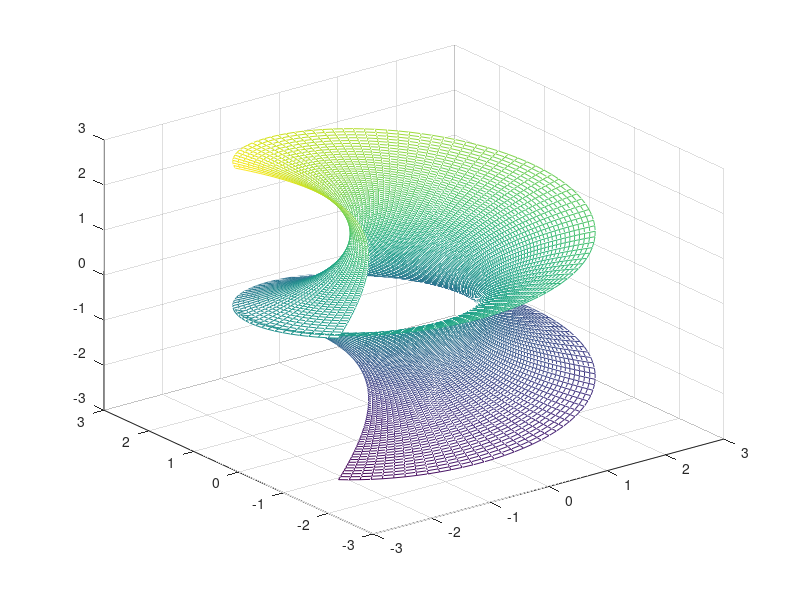

Write the MATLAB code that produced this figure.
u=linspace(-pi,pi,100);
v=linspace(-pi/2,pi/2,100);
[mu,mv]=meshgrid(u,v);
alpha=pi/3;
mx=cos(alpha)*sinh(mv).*sin(mu)+sin(alpha)*cosh(mv).*cos(mu);
my=-cos(alpha)*sinh(mv).*cos(mu)+sin(alpha)*cosh(mv).*sin(mu);
mz=mu*cos(alpha)+mv*sin(alpha);
mesh(mx,my,mz);